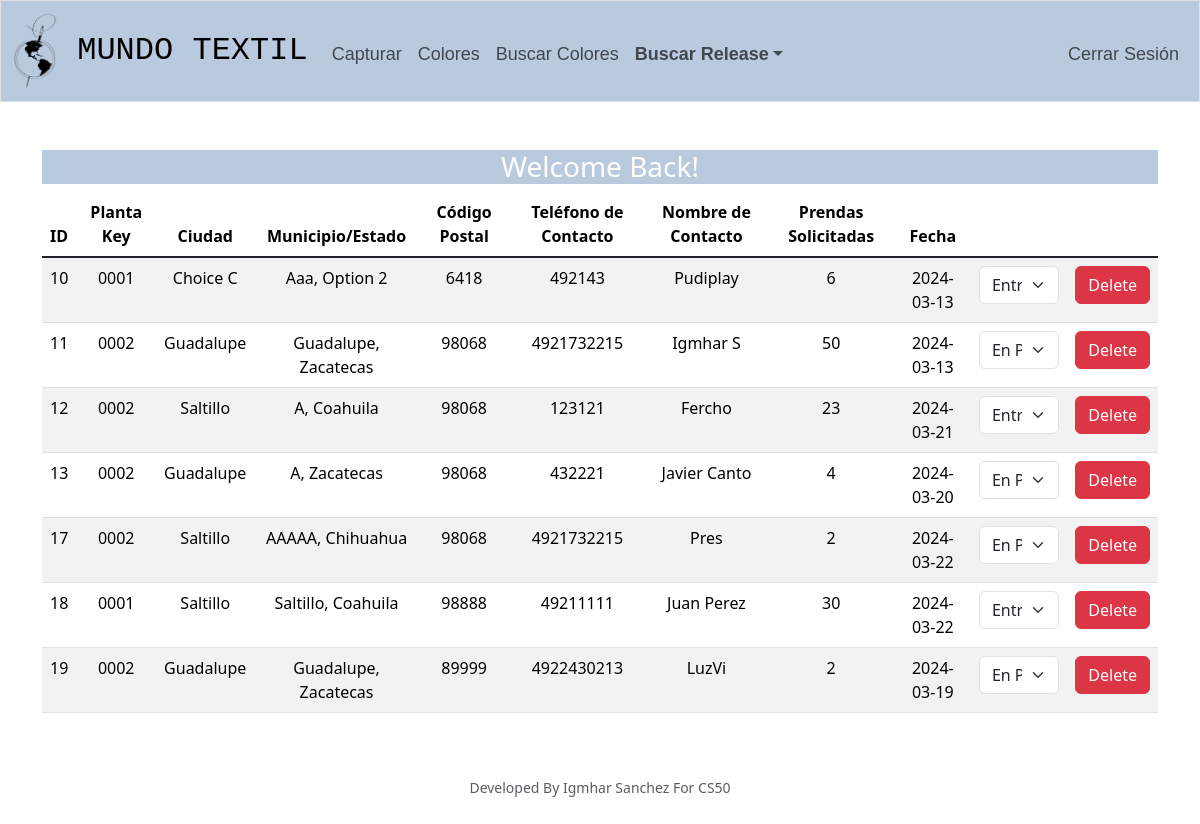
Page / (signed in) on the earlier database version.
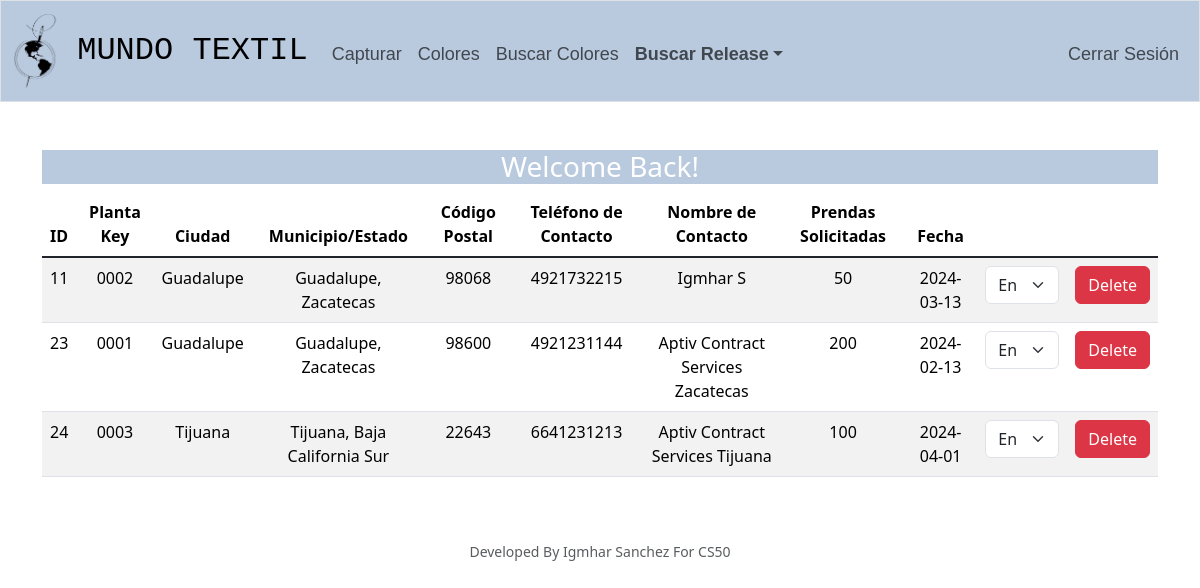
Same page on the later database version.
### tables this page shows
CREATE TABLE textile_releases (
    id INTEGER PRIMARY KEY AUTOINCREMENT NOT NULL,
    planta_key TEXT NOT NULL,
    domicilio TEXT,
    ciudad TEXT,
    municipio_estado TEXT,
    codigo_postal TEXT,
    telefono_contacto TEXT,
    nombre_contacto TEXT,
    prendas_solicitadas INTEGER
, fecha DATE, user_id INTEGER NOT NULL DEFAULT 0, status TEXT);

### app.py (the view)
@app.route("/")
@login_required
def index():
    releases = db.execute("SELECT * FROM textile_releases")
    return render_template("index.html", releases=releases)

### app.py (called while the page is built)
@app.after_request
def after_request(response):
    response.headers["Cache-Control"] = "no-cache, no-store, must-revalidate"
    response.headers["Expires"] = 0
    response.headers["Pragma"] = "no-cache"
    return response

### helpers.py (called while the page is built)
def login_required(f):
    @wraps(f)
    def decorated_function(*args, **kwargs):
        if session.get("user_id") is None:
            return redirect("/login")
        return f(*args, **kwargs)
    return decorated_function

### templates/index.html (shortened to what this page needs)
{% extends "layout.html" %}
{% block main %}
    <div class="bg-custom">
        <h3 style="color: white">Welcome Back!</h3>
    </div>
    <table class="table table-hover table-striped">
        <thead>
            <tr>
                <th scope="col">ID</th>
                <th scope="col">Planta Key</th>
                <th scope="col">Ciudad</th>
                <th scope="col">Municipio/Estado</th>
                <th scope="col">Código Postal</th>
                <th scope="col">Teléfono de Contacto</th>
                <th scope="col">Nombre de Contacto</th>
                <th scope="col" >Prendas Solicitadas</th>
                <th scope="col">Fecha</th>
            </tr>
        </thead>
        <tbody class="table-group-divider">
            {% for release in releases %}
                <tr>
                    <td >{{ release.id }}</td>
                    <td>{{ release.planta_key }}</td>
                    <td>{{ release.ciudad }}</td>
                    <td>{{ release.municipio_estado }}</td>
                    <td>{{ release.codigo_postal }}</td>
                    <td>{{ release.telefono_contacto }}</td>
                    <td>{{ release.nombre_contacto }}</td>
                    <td>{{ release.prendas_solicitadas }}</td>
                    <td>{{ release.fecha }}</td>
                    <td>
                        <select class="form-select form-selector" id="status-{{ release.id }}" name="{{ release.id }}">
                            <option value="in_progress" {% if release.status == 'in_progress' %} selected {% endif %}>En Proceso</option>
                            <option value="delivered" {% if release.status == 'delivered' %} selected {% endif %}>Entregado</option>
                        </select>
                    </td>
                    <td>
                        <button class="btn btn-danger delete-btn" data-id="{{ release.id }}">
                             Delete
                        </button>
                    </td>
                </tr>
            {% endfor %}
        </tbody>
    </table>
{% endblock %}

### templates/layout.html (shortened to what this page needs)
<!DOCTYPE html>
<html lang="en">
    <head>
        <link href="https://cdn.jsdelivr.net/npm/bootstrap@5.3.2/dist/css/bootstrap.min.css" rel="stylesheet">
        <link href="/static/styles.css" rel="stylesheet">
    </head>
    <body>
        <nav class="bg-custom border navbar navbar-expand-md navbar-light">
            <div class="container-fluid">
                <a class="navbar-brand" href="/">
                    <img src="/static/MundoTextil-removebg-preview.png" width="45" alt="" class="d-inline-block align-middle mr-2">
                    <span >MUNDO TEXTIL</span>
                </a>
                <div class="collapse navbar-collapse" id="navbar">
                    {% if session["user_id"] %}
                        <ul class="navbar-nav me-auto mt-2">
                            <li class="nav-item {% if request.path == '/release' %}active{% endif %}">
                                <a class="nav-link" href="/release">Capturar</a>
                            </li>
                            <li class="nav-item {% if request.path == '/colors' %}active{% endif %}">
                                <a class="nav-link" href="/colors">Colores</a>
                            </li>
                            <li class="nav-item {% if request.path == '/search_colors' %}active{% endif %}">
                                <a class="nav-link" href="/search_colors">Buscar Colores</a>
                            </li>
                            <li class="nav-item dropdown {% if request.path in ['/search_date', '/search_name', '/search_id'] %}active{% endif %}">
                                <a class="nav-link dropdown-toggle" data-bs-toggle="dropdown" role="button" aria-haspopup="true" aria-expanded="false"><strong>Buscar Release</strong></a>
                            </li>
                        </ul>
                        <ul class="navbar-nav ms-auto mt-2">
                            <li class="nav-item"><a class="nav-link" href="/logout">Cerrar Sesión</a></li>
                        </ul>
                    {% else %}
                        <ul class="navbar-nav ms-auto mt-2">
                            <li class="nav-item"><a class="nav-link" href="/register">Registrarse</a></li>
                            <li class="nav-item"><a class="nav-link" href="/login">Acceder</a></li>
                        </ul>
                    {% endif %}
                </div>
            </div>
        </nav>
        <main class="container py-5 text-center">
            {% block main %}{% endblock %}
        </main>
        <footer class="mb-5 small text-center text-muted">
            Developed By Igmhar Sanchez For CS50
        </footer>
    </body>
</html>

### static/styles.css (style rules this page uses)
nav .navbar-brand { font-size: xx-large; font-family: 'Verdana', Monospace; }
nav .navbar-nav .nav-item .nav-link { font-size: large; font-family: 'Arial', sans-serif; }
.bg-custom { background-color: #b9cadf; }

Differences in the rows shown:
removed textile_releases: id "10", planta_key "0001", ciudad "Choice C", municipio_estado "Aaa, Option 2", codigo_postal "6418", telefono_contacto "492143", nombre_contacto "Pudiplay", prendas_solicitadas "6", fecha "2024-03-13", status+id "Entregado"
removed textile_releases: id "12", planta_key "0002", ciudad "Saltillo", municipio_estado "A, Coahuila", codigo_postal "98068", telefono_contacto "123121", nombre_contacto "Fercho", prendas_solicitadas "23", fecha "2024-03-21", status+id "Entregado"
removed textile_releases: id "13", planta_key "0002", ciudad "Guadalupe", municipio_estado "A, Zacatecas", codigo_postal "98068", telefono_contacto "432221", nombre_contacto "Javier Canto", prendas_solicitadas "4", fecha "2024-03-20", id "En Proceso"
removed textile_releases: id "17", planta_key "0002", ciudad "Saltillo", municipio_estado "AAAAA, Chihuahua", codigo_postal "98068", telefono_contacto "4921732215", nombre_contacto "Pres", prendas_solicitadas "2", fecha "2024-03-22", id "En Proceso"
removed textile_releases: id "18", planta_key "0001", ciudad "Saltillo", municipio_estado "Saltillo, Coahuila", codigo_postal "98888", telefono_contacto "49211111", nombre_contacto "Juan Perez", prendas_solicitadas "30", fecha "2024-03-22", status+id "Entregado"
removed textile_releases: id "19", planta_key "0002", ciudad "Guadalupe", municipio_estado "Guadalupe, Zacatecas", codigo_postal "89999", telefono_contacto "4922430213", nombre_contacto "LuzVi", prendas_solicitadas "2", fecha "2024-03-19", id "En Proceso"
added textile_releases: id "23", planta_key "0001", ciudad "Guadalupe", municipio_estado "Guadalupe, Zacatecas", codigo_postal "98600", telefono_contacto "4921231144", nombre_contacto "Aptiv Contract Services Zacatecas", prendas_solicitadas "200", fecha "2024-02-13", id "En Proceso"
added textile_releases: id "24", planta_key "0003", ciudad "Tijuana", municipio_estado "Tijuana, Baja California Sur", codigo_postal "22643", telefono_contacto "6641231213", nombre_contacto "Aptiv Contract Services Tijuana", prendas_solicitadas "100", fecha "2024-04-01", status+id "En Proceso"
